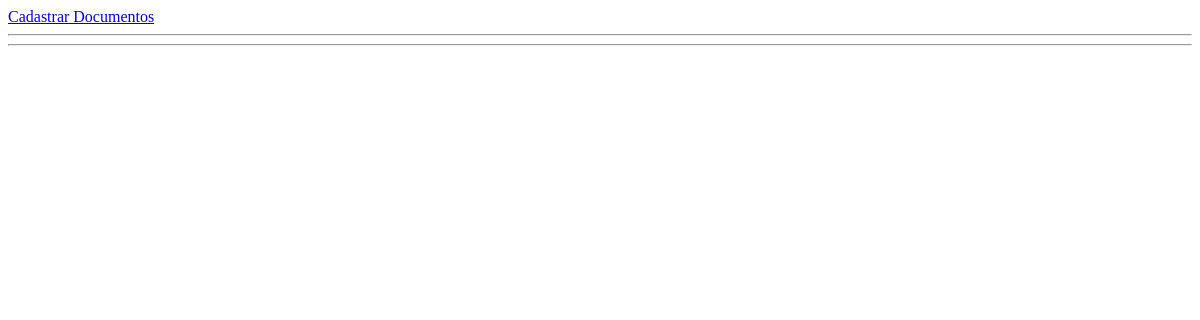
The app's page / (signed in), older data.
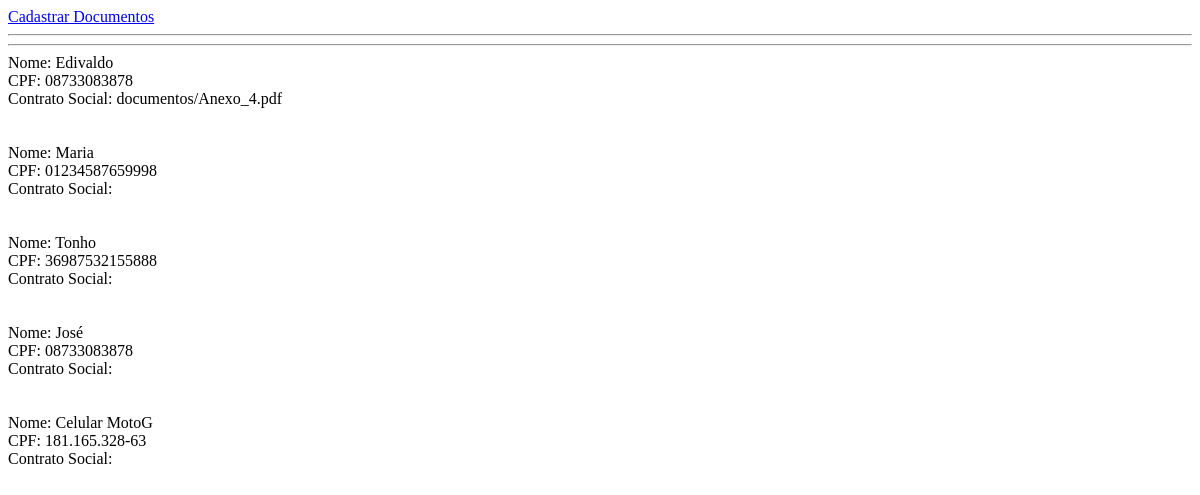
The same page, newer data.
### documentos/models.py (models this page shows, shortened)
class DocumentosPregao(models.Model):
    id = models.AutoField(primary_key=True)
    usuario = models.ForeignKey(User, on_delete=models.DO_NOTHING, blank=True, null=True)
    nome = models.CharField(max_length=100,blank=True)
    cpf = models.CharField(max_length=14,blank=True)
    contrato_social = models.FileField(blank=True, upload_to='documentos')
    procuracao_IPP = models.FileField(blank=True, upload_to='documentos')
    termo_de_credenciamento = models.FileField(blank=True, upload_to='documentos')
    declaracao_de_PARH = models.FileField(blank=True, upload_to='documentos')
    declaracao_de_MEPP = models.FileField(blank=True, upload_to='documentos')
    prova_de_condicao_MEPP = models.FileField(blank=True, upload_to='documentos')
    proposta = models.FileField(blank=True, upload_to='documentos')
    class Meta:
        verbose_name_plural = 'Documentos Pregão'

### documentos/views.py (the view)
# urls.py: path('',index),
def index(request):
    documentos=DocumentosPregao.objects.filter(usuario=request.user)
    return render(request,'documentos/index.html',{'documentos':documentos})

### documentos/templates/documentos/index.html (shortened to what this page needs)
<!DOCTYPE html>
<html lang="en">
<head>
</head>
<body>
<a href="cadastrar_documentos/">Cadastrar Documentos</a>
<hr>
<hr>
{%for documento in documentos%}
Nome: {{documento.nome}}<br>
CPF: {{documento.cpf}}<br>
Contrato Social: {{documento.contrato_social }}<br>
<br>
<br>
{%endfor%}
</body>
</html>

Row changes from the older to the newer data that the page shows:
added DocumentosPregao: nome "Edivaldo", cpf "08733083878", contrato_social "documentos/Anexo_4.pdf"
added DocumentosPregao: nome "Maria", cpf "01234587659998"
added DocumentosPregao: nome "Tonho", cpf "36987532155888"
added DocumentosPregao: nome "José", cpf "08733083878"
added DocumentosPregao: nome "Celular MotoG", cpf "181.165.328-63"
